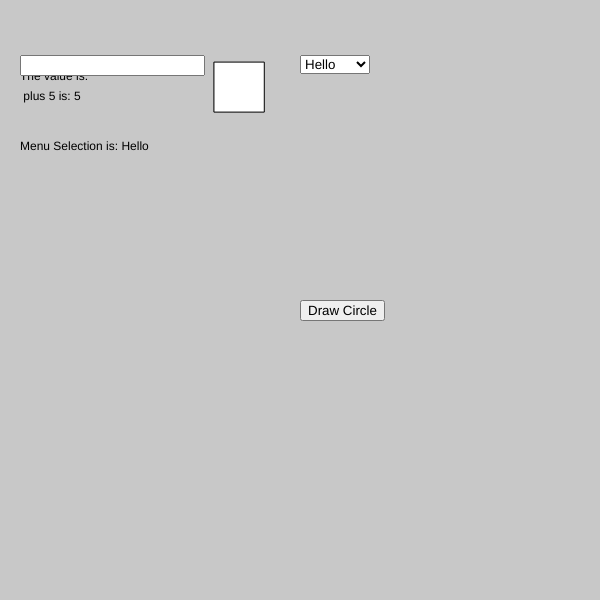
Frame 1 (no input)
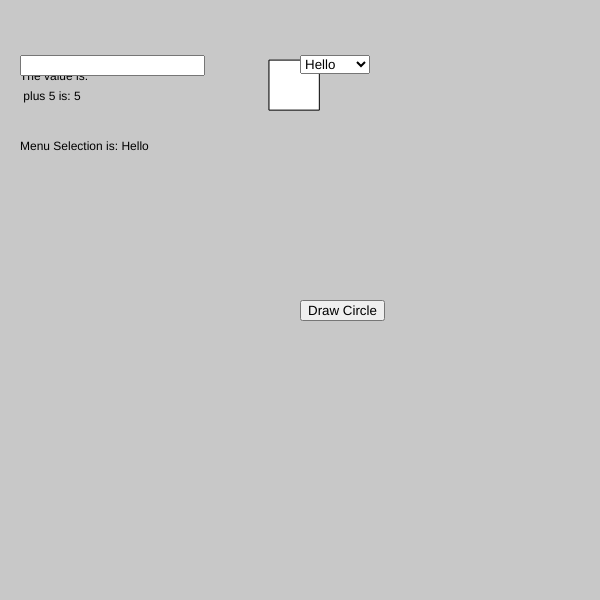
Frame 60 (no input)
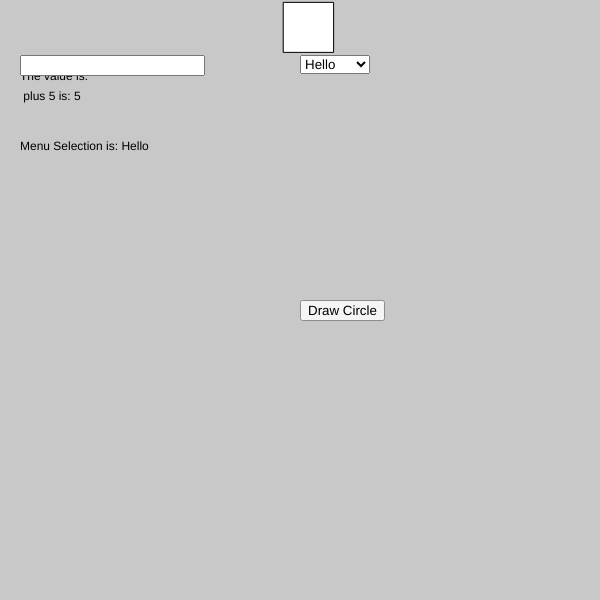
Frame 120 (the mouse pressed at the canvas centre since frame 60)

The p5.js sketch that drew these frames (run headless with seeded random() and noise() and a simulated clock; from frame 60 on, the mouse is pressed at the canvas centre):

// p5.js sketch
// ── sketch.js
/*
   Description: Lesson 6 - More Input example
   Author: Mr. Kowalczewski
   Date of last edit: September 23, 2026
*/

// declare the variables - but don't give them a value yet!
let myInputBox, myMenu, myButton;
let answer = 0;

function setup() {
  createCanvas(600, 600);

  // ----- createInput() -----
  // set the variable equal to createInput() (an input box)
  myInputBox = createInput();
  // sets the (x, y) position of the box
  myInputBox.position(20, 55);

  // ----- createSelect() -----
  // creates a dropdown menu with different 'options'
  myMenu = createSelect();
  myMenu.position(300, 55);
  myMenu.option("Hello");
  myMenu.option("There");
  myMenu.option("General");
  myMenu.option("Kenobi");
  myMenu.option("!");

  // ----- createButton() -----
  myButton = createButton("Draw Circle");
  myButton.position(300, 300);

  // when myButton is pressed, it will call the drawCircle function
  myButton.mousePressed(drawCircle);
}

function draw() {
  background(200);

  // use .value() to extract the value from the textbox
  // .value() gives you a STRING type
  text(`The value is: ${myInputBox.value()}`, 20, 80);

  // ----- Number() -----
  // doing some simple math with the value
  // use Number() to convert the input to a number!
  answer = Number(myInputBox.value()) + 5;
  text(`${myInputBox.value()} plus 5 is: ${answer}`, 20, 100);

  // reading the dropdown menu
  text("Menu Selection is: " + myMenu.value(), 20, 150);

  // using if statements dependent on the .value()
  if (myMenu.value() == 'Hello') {
    rect(random(0, 300), random(0, 300), 50, 50);
  }
}

// function that runs when myButton is pressed
function drawCircle() {
  circle(400, 400, 50);
}
